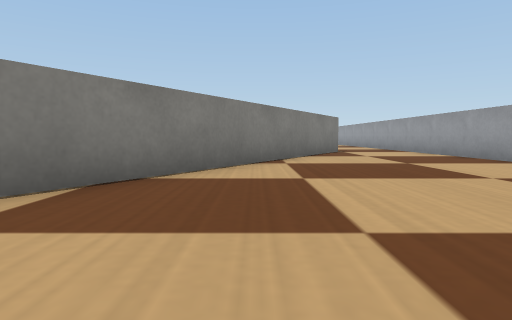
[1] (above)

23 first-person views from a walk through a robot-simulator world made for Webots. The camera is 0.22 m above the floor, tilts 4° down and sees 75° across. The floor is counted in squares, 0.5 m on a side. Each view is taken from the middle of a square. On the plan, view 1 faces up. The plan holds only what a view shows up to about 9 squares ahead; the rest is blank. The robots in the file are not drawn. Simple shapes and patterns stand in for the simulator's stock objects.

[2]
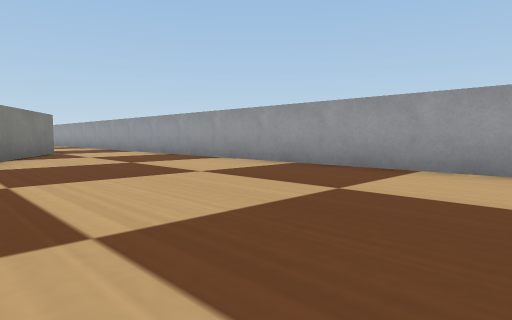

[3]
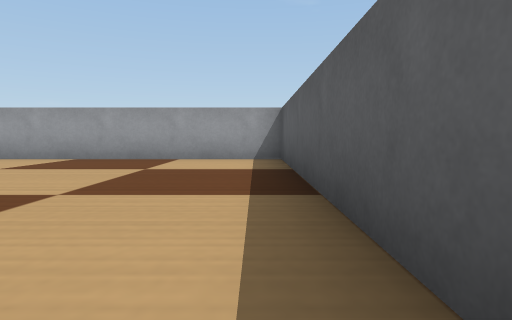

[4]
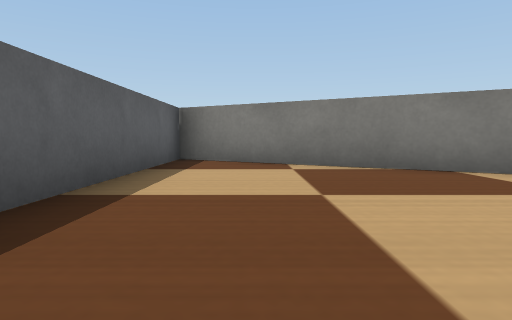

[5]
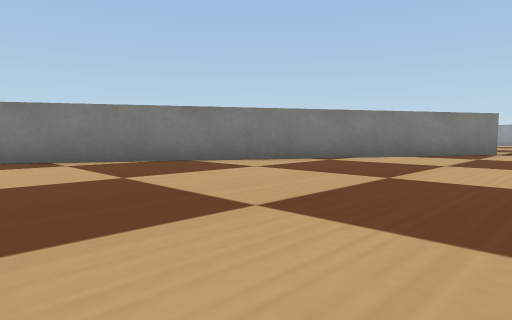

[6]
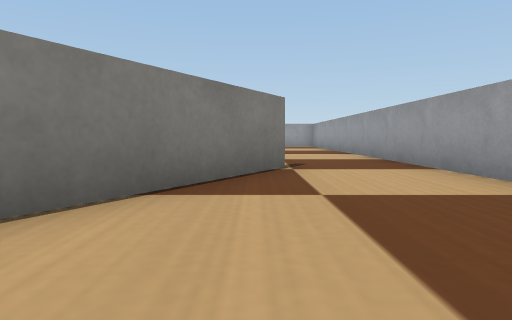

[7]
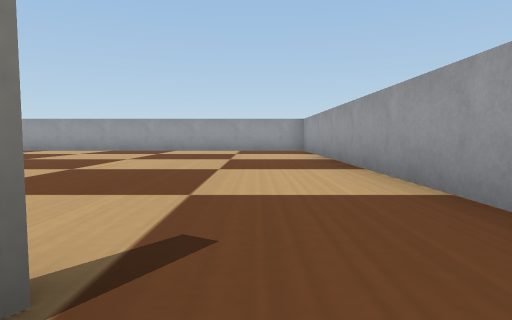

[8]
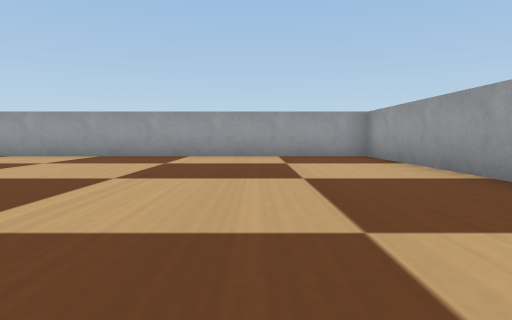

[9]
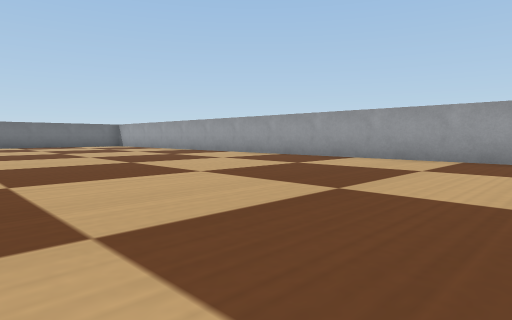

[10]
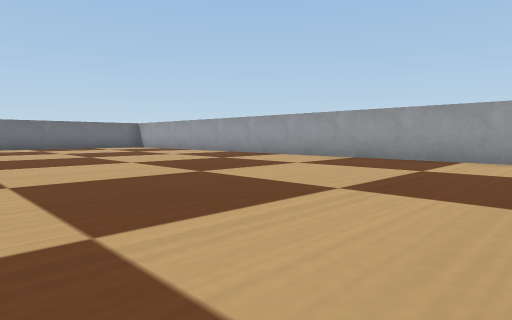

[11]
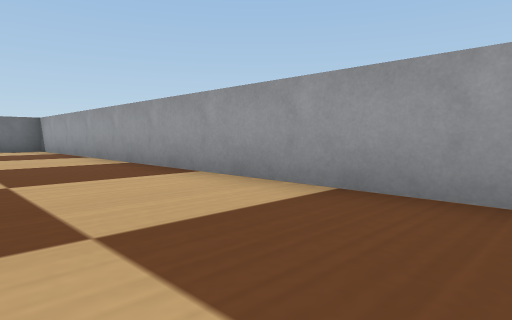

[12]
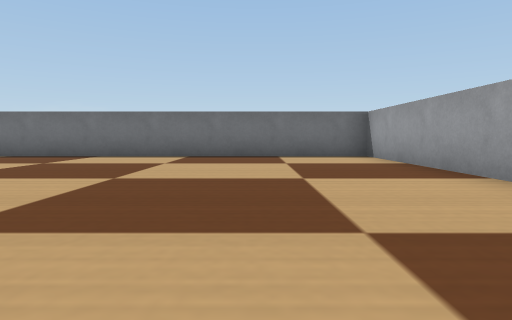

[13]
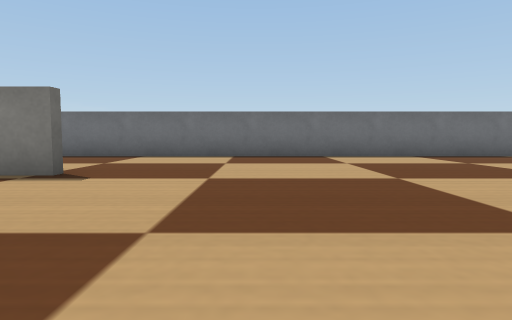

[14]
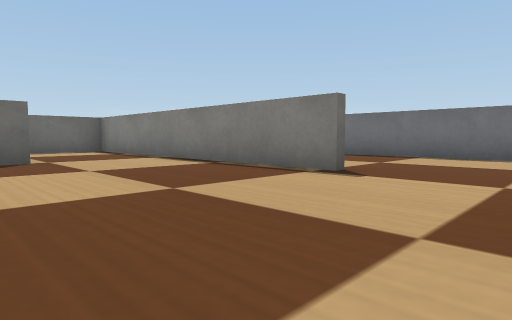

[15]
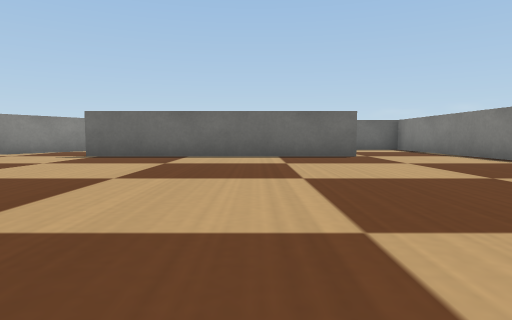

[16]
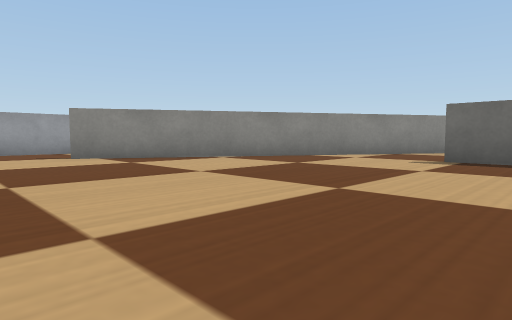

[17]
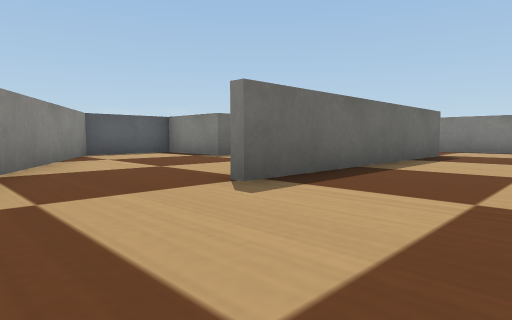

[18]
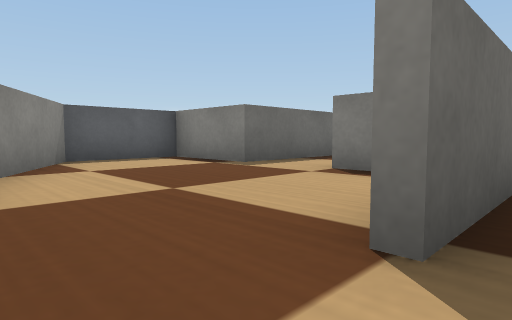

[19]
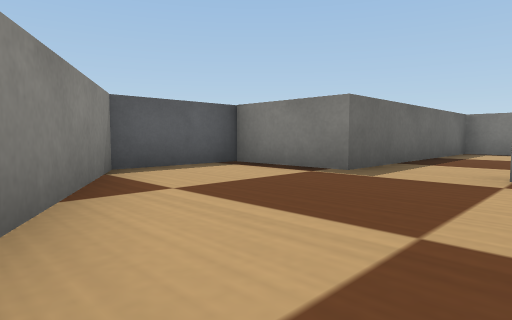

[20]
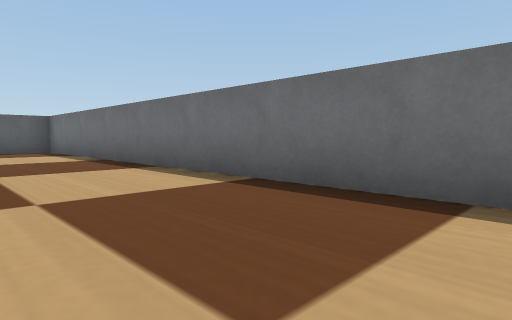

[21]
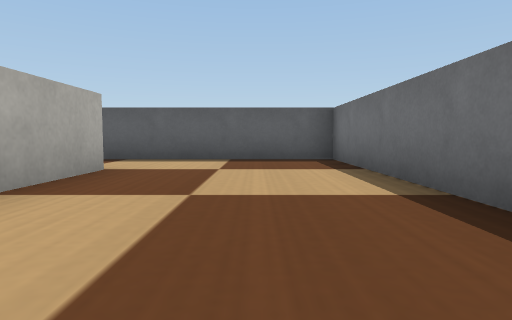

[22]
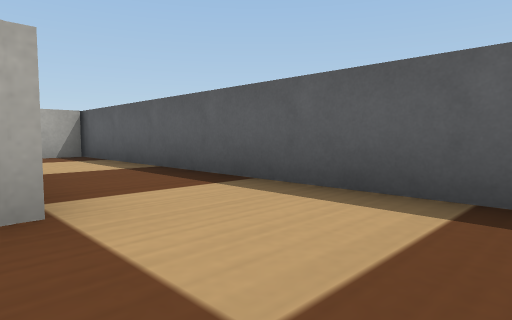

[23]
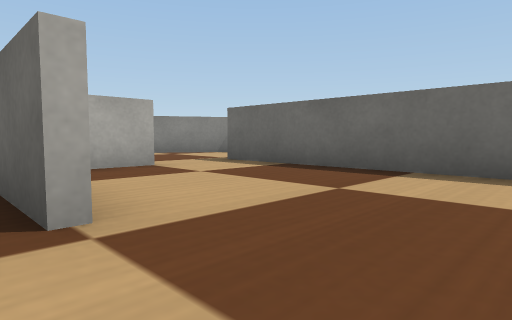

### Floor plan
Ten units are one square. View 1 is at (0, 0); x grows to the right and y downward. Boxes are objects, and circles mark ways between rooms. Rooms are numbered by the first view taken in them; rooms with no view inside come last. Other rooms are left out.
<svg viewBox="-160 -200 210 210">
<path fill="none" stroke="#000" d="M14 -82 -35 5 45 5 45 -65M-118 -97 -118 -55M-92 -56 -31 -56M-60 -41 -60 -34M24 -99 14 -82M-60 -18 -60 5M-120 -15 -120 -35M45 -65 45 -195 -155 -195 -155 5 -38 5 23 -100M-62 5 -62 -4M-62 -34 -62 -45M-118 -55 -118 -18 -60 -18"/>
<circle cx="35" cy="-65" r="3" fill="#2a7"/>
<circle cx="-105" cy="-60" r="3" fill="#2a7"/>
<circle cx="-60" cy="-30" r="3" fill="#2a7"/>
<text x="20" y="-30">1</text>
<text x="-60" y="-110">2</text>
<text x="-90" y="-40">3</text>
</svg>
Room 1 opens to room 2. Room 2 opens to room 3.

Where each view was taken, in squares from view 1:
view 1: 0 up, 0 right, facing up
view 2: 0 up, 0 right, facing up-right
view 3: 0 up, 2 left, facing right
view 4: 1 up, 3 right, facing left
view 5: 0 up, 4 right, facing up-left
view 6: 5 up, 2 right, facing up
view 7: 9 up, 3 right, facing up
view 8: 12 up, 2 right, facing up
view 9: 13 up, 0 right, facing up-left
view 10: 13 up, 2 left, facing up-left
view 11: 17 up, 4 left, facing up-left
view 12: 17 up, 8 left, facing left
view 13: 12 up, 8 left, facing left
view 14: 12 up, 8 left, facing down-left
view 15: 13 up, 7 left, facing down
view 16: 12 up, 5 left, facing down-right
view 17: 8 up, 1 left, facing down-left
view 18: 6 up, 2 left, facing down-left
view 19: 4 up, 2 left, facing down-left
view 20: 10 up, 13 left, facing down-left
view 21: 6 up, 14 left, facing down
view 22: 2 up, 14 left, facing down-right
view 23: 6 up, 11 left, facing down-right
